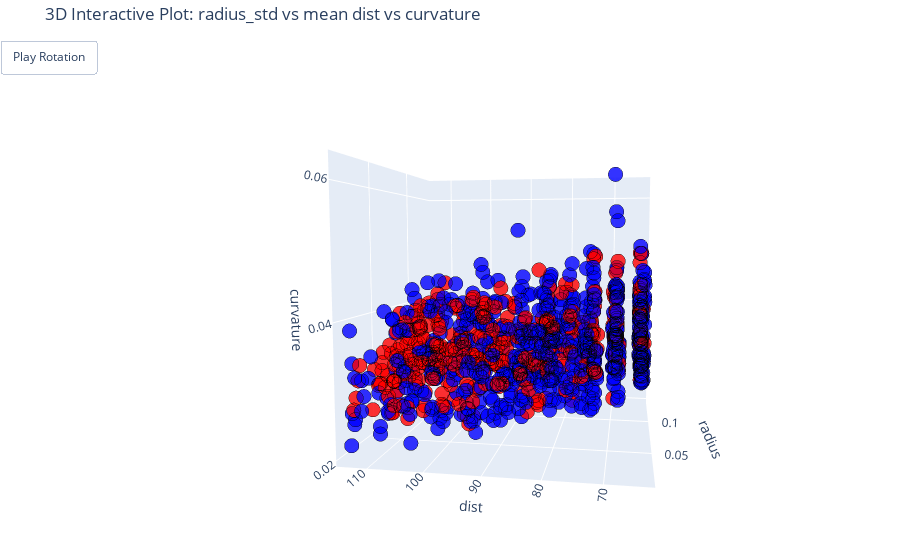

Write notebook code for a chart like this one.
### Markdown cell above
## OTHER 

CODE HERE MADE WITH HELP of chat CHAT GPT (because i couldn't achieve satisfactory result with turning the graph

### Code cell
import plotly.graph_objects as go
import numpy as np


# Couleurs : bleu pour PASS, rouge pour FAIL
colors = ['blue' if f == 0 else 'red' for f in has_failed]
labels = ['PASS' if f == 0 else 'FAIL' for f in has_failed]

# Création du scatter 3D
fig = go.Figure(data=[go.Scatter3d(
    x=radius_std,
    y=dist_mean,
    z=curvature_mean,
    mode='markers',
    marker=dict(
        size=5,
        color=colors,
        opacity=0.8,
        line=dict(width=1, color='black')
    ),
    text=labels,
    hoverinfo='text'
)])

# Mise en page
fig.update_layout(
    title="3D Interactive Plot: radius_std vs mean dist vs curvature",
    scene=dict(
        xaxis_title='radius',
        yaxis_title=' dist',
        zaxis_title=' curvature'
    ),
    margin=dict(l=0, r=0, b=0, t=40),
    showlegend=False
)

# Animation de rotation automatique
frames = []
for angle in range(0, 360, 5):
    frames.append(go.Frame(layout=dict(
        scene_camera=dict(
            eye=dict(x=2*np.cos(np.radians(angle)), y=2*np.sin(np.radians(angle)), z=0.5)
        )
    )))

fig.frames = frames

fig.update_layout(
    updatemenus=[dict(
        type="buttons",
        showactive=False,
        buttons=[dict(label="Play Rotation",
                      method="animate",
                      args=[None, dict(frame=dict(duration=100, redraw=True),
                                       fromcurrent=True, mode='immediate')])]
    )]
)

fig.show()

### Figure 1 — Plotly figure (JSON) as saved in the notebook; plotly's stock layout.template omitted (floating-point values rounded to 4 significant figures; data arrays with more than 128 entries replaced by an {"elided": "..."} marker saying what was removed)
{"data": [{"hoverinfo": "text", "marker": {"color": {"elided": "956 str values"}, "line": {"color": "black", "width": 1}, "opacity": 0.8, "size": 5}, "mode": "markers", "text": {"elided": "956 str values"}, "type": "scatter3d", "x": {"elided": "956 float values"}, "y": {"elided": "956 float values"}, "z": {"elided": "956 float values"}}], "layout": {"autosize": true, "margin": {"b": 0, "l": 0, "r": 0, "t": 40}, "scene": {"aspectmode": "auto", "aspectratio": {"x": 1, "y": 1, "z": 1}, "camera": {"center": {"x": 0, "y": 0, "z": 0}, "eye": {"x": -2.326, "y": -0.411, "z": 0.2149}, "projection": {"type": "perspective"}, "up": {"x": 0, "y": 0, "z": 1}}, "xaxis": {"title": {"text": "radius"}, "type": "linear"}, "yaxis": {"title": {"text": " dist"}, "type": "linear"}, "zaxis": {"title": {"text": " curvature"}, "type": "linear"}}, "showlegend": false, "title": {"text": "3D Interactive Plot: radius_std vs mean dist vs curvature"}, "updatemenus": [{"active": 0, "buttons": [{"args": [null, {"frame": {"duration": 100, "redraw": true}, "fromcurrent": true, "mode": "immediate"}], "label": "Play Rotation", "method": "animate"}], "showactive": false, "type": "buttons"}]}}
